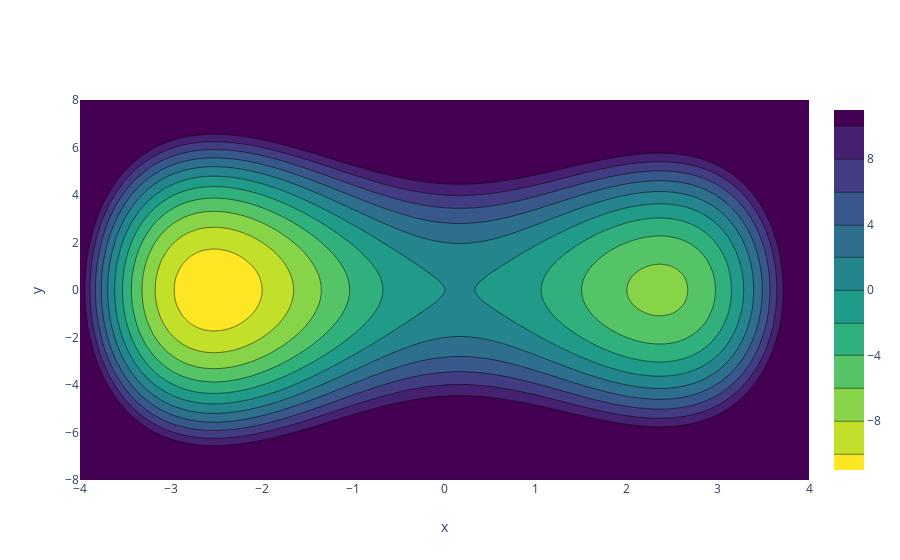

Here is the notebook cell this chart was saved with:
### Markdown cell above
We can plot this energy landscape as is done in Fig. 2 of Noe et al:

### Code cell
x_illustrate = np.linspace(-4,4,100)
y_illustrate = np.linspace(-8,8,100)
xx, yy = np.meshgrid(x_illustrate, y_illustrate, sparse=True)
E_illustrate = E(xx,yy)

fig = go.Figure(data =
    go.Contour(
        z=E_illustrate,
        x=x_illustrate, 
        y=y_illustrate,
        reversescale = True,
        colorscale = "viridis",
        contours=dict(
            start=-10,
            end=10,
            size=2,
        ),
    ))

fig.update_layout(
    xaxis_title="x",
    yaxis_title="y",
)

fig.show()
